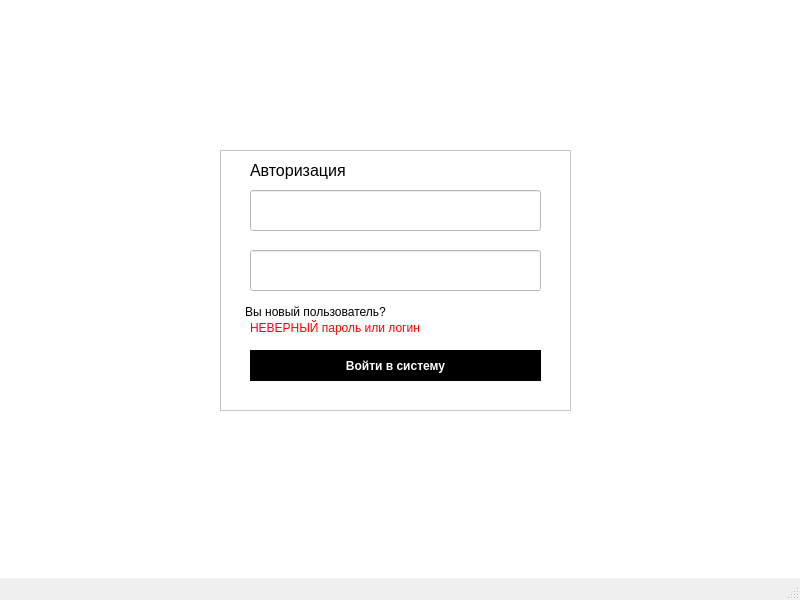
<?xml version="1.0" encoding="UTF-8"?>
<ui version="4.0">
 <class>MainWindow</class>
 <widget class="QMainWindow" name="MainWindow">
  <property name="geometry">
   <rect>
    <x>0</x>
    <y>0</y>
    <width>800</width>
    <height>600</height>
   </rect>
  </property>
  <property name="windowTitle">
   <string>SBU</string>
  </property>
  <widget class="QWidget" name="centralwidget">
   <property name="styleSheet">
    <string notr="true">background-color: white;</string>
   </property>
   <widget class="QFrame" name="frame">
    <property name="geometry">
     <rect>
      <x>220</x>
      <y>150</y>
      <width>351</width>
      <height>261</height>
     </rect>
    </property>
    <property name="styleSheet">
     <string notr="true">background-color:white;</string>
    </property>
    <property name="frameShape">
     <enum>QFrame::StyledPanel</enum>
    </property>
    <property name="frameShadow">
     <enum>QFrame::Raised</enum>
    </property>
    <widget class="QLineEdit" name="login">
     <property name="geometry">
      <rect>
       <x>30</x>
       <y>40</y>
       <width>291</width>
       <height>41</height>
      </rect>
     </property>
     <property name="styleSheet">
      <string notr="true">backdround-color: white;
border-color: black;

</string>
     </property>
     <property name="inputMask">
      <string/>
     </property>
     <property name="text">
      <string/>
     </property>
     <property name="maxLength">
      <number>32767</number>
     </property>
     <property name="frame">
      <bool>true</bool>
     </property>
     <property name="cursorPosition">
      <number>0</number>
     </property>
    </widget>
    <widget class="QLineEdit" name="password">
     <property name="geometry">
      <rect>
       <x>30</x>
       <y>100</y>
       <width>291</width>
       <height>41</height>
      </rect>
     </property>
     <property name="styleSheet">
      <string notr="true">backdround-color: white;
border-color: black;

</string>
     </property>
     <property name="inputMask">
      <string/>
     </property>
     <property name="text">
      <string/>
     </property>
     <property name="maxLength">
      <number>32767</number>
     </property>
     <property name="echoMode">
      <enum>QLineEdit::Password</enum>
     </property>
    </widget>
    <widget class="QPushButton" name="createNewUser">
     <property name="geometry">
      <rect>
       <x>20</x>
       <y>150</y>
       <width>151</width>
       <height>23</height>
      </rect>
     </property>
     <property name="styleSheet">
      <string notr="true">QPushButton {
	border: none;
	background-color: white;
}

QPushButton:hover {
	text-decoration: underline;
}</string>
     </property>
     <property name="text">
      <string>Вы новый пользователь?</string>
     </property>
    </widget>
    <widget class="QPushButton" name="Enter">
     <property name="geometry">
      <rect>
       <x>30</x>
       <y>200</y>
       <width>291</width>
       <height>31</height>
      </rect>
     </property>
     <property name="styleSheet">
      <string notr="true">QPushButton {
	border: none;
	background-color: black;
	font-weight: bold;
	color: white;
}

QPushButton:hover {
	background-color: rgb(63, 63, 63);
}
</string>
     </property>
     <property name="text">
      <string>Войти в систему</string>
     </property>
    </widget>
    <widget class="QLabel" name="laabelName">
     <property name="geometry">
      <rect>
       <x>30</x>
       <y>10</y>
       <width>101</width>
       <height>21</height>
      </rect>
     </property>
     <property name="font">
      <font>
       <pointsize>12</pointsize>
      </font>
     </property>
     <property name="text">
      <string>Авторизация</string>
     </property>
    </widget>
    <widget class="QLabel" name="WrongMessage">
     <property name="enabled">
      <bool>false</bool>
     </property>
     <property name="geometry">
      <rect>
       <x>30</x>
       <y>170</y>
       <width>291</width>
       <height>16</height>
      </rect>
     </property>
     <property name="styleSheet">
      <string notr="true">color: red;</string>
     </property>
     <property name="text">
      <string>НЕВЕРНЫЙ пароль или логин</string>
     </property>
     <property name="openExternalLinks">
      <bool>false</bool>
     </property>
    </widget>
   </widget>
  </widget>
  <widget class="QStatusBar" name="statusbar"/>
 </widget>
 <resources/>
 <connections/>
</ui>
